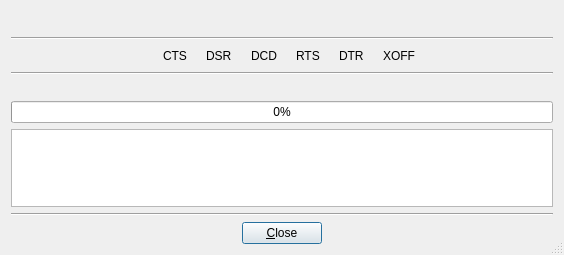
<?xml version="1.0" encoding="UTF-8"?>
<ui version="4.0">
 <class>SerialTransmissionDialog</class>
 <widget class="QDialog" name="SerialTransmissionDialog">
  <property name="windowModality">
   <enum>Qt::NonModal</enum>
  </property>
  <property name="geometry">
   <rect>
    <x>0</x>
    <y>0</y>
    <width>564</width>
    <height>255</height>
   </rect>
  </property>
  <property name="windowIcon">
   <iconset resource="../../../application.qrc">
    <normaloff>:/images/serial.png</normaloff>:/images/serial.png</iconset>
  </property>
  <property name="sizeGripEnabled">
   <bool>true</bool>
  </property>
  <layout class="QVBoxLayout" name="verticalLayout">
   <item>
    <layout class="QHBoxLayout" name="horizontalLayout_2">
     <item>
      <spacer name="horizontalSpacer_6">
       <property name="orientation">
        <enum>Qt::Horizontal</enum>
       </property>
       <property name="sizeHint" stdset="0">
        <size>
         <width>40</width>
         <height>20</height>
        </size>
       </property>
      </spacer>
     </item>
     <item>
      <widget class="QLabel" name="connected1Label">
       <property name="toolTip">
        <string>Settings name</string>
       </property>
       <property name="text">
        <string/>
       </property>
      </widget>
     </item>
     <item>
      <widget class="QLabel" name="connectedLabel"/>
     </item>
     <item>
      <spacer name="horizontalSpacer_5">
       <property name="orientation">
        <enum>Qt::Horizontal</enum>
       </property>
       <property name="sizeHint" stdset="0">
        <size>
         <width>40</width>
         <height>20</height>
        </size>
       </property>
      </spacer>
     </item>
    </layout>
   </item>
   <item>
    <widget class="Line" name="line">
     <property name="orientation">
      <enum>Qt::Horizontal</enum>
     </property>
    </widget>
   </item>
   <item>
    <layout class="QHBoxLayout" name="horizontalLayout_3">
     <item>
      <spacer name="horizontalSpacer_3">
       <property name="orientation">
        <enum>Qt::Horizontal</enum>
       </property>
       <property name="sizeType">
        <enum>QSizePolicy::MinimumExpanding</enum>
       </property>
       <property name="sizeHint" stdset="0">
        <size>
         <width>5</width>
         <height>20</height>
        </size>
       </property>
      </spacer>
     </item>
     <item>
      <widget class="QLabel" name="ctsLabel">
       <property name="enabled">
        <bool>false</bool>
       </property>
       <property name="maximumSize">
        <size>
         <width>16</width>
         <height>16777215</height>
        </size>
       </property>
       <property name="toolTip">
        <string>Clear To Send</string>
       </property>
       <property name="text">
        <string/>
       </property>
       <property name="pixmap">
        <pixmap resource="../../../application.qrc">:/images/led.png</pixmap>
       </property>
      </widget>
     </item>
     <item>
      <widget class="QLabel" name="LedLabel11">
       <property name="enabled">
        <bool>true</bool>
       </property>
       <property name="toolTip">
        <string>Clear To Send</string>
       </property>
       <property name="text">
        <string>CTS</string>
       </property>
      </widget>
     </item>
     <item>
      <widget class="QLabel" name="dsrLabel">
       <property name="enabled">
        <bool>false</bool>
       </property>
       <property name="maximumSize">
        <size>
         <width>16</width>
         <height>16777215</height>
        </size>
       </property>
       <property name="toolTip">
        <string>Data Set Ready </string>
       </property>
       <property name="text">
        <string/>
       </property>
       <property name="pixmap">
        <pixmap resource="../../../application.qrc">:/images/led.png</pixmap>
       </property>
      </widget>
     </item>
     <item>
      <widget class="QLabel" name="LedLabel22">
       <property name="enabled">
        <bool>true</bool>
       </property>
       <property name="toolTip">
        <string>Data Set Ready </string>
       </property>
       <property name="text">
        <string>DSR</string>
       </property>
      </widget>
     </item>
     <item>
      <widget class="QLabel" name="dcdLabel">
       <property name="enabled">
        <bool>false</bool>
       </property>
       <property name="maximumSize">
        <size>
         <width>16</width>
         <height>16777215</height>
        </size>
       </property>
       <property name="toolTip">
        <string>Data Carrier Detect</string>
       </property>
       <property name="text">
        <string/>
       </property>
       <property name="pixmap">
        <pixmap resource="../../../application.qrc">:/images/led.png</pixmap>
       </property>
      </widget>
     </item>
     <item>
      <widget class="QLabel" name="LedLabel33">
       <property name="enabled">
        <bool>true</bool>
       </property>
       <property name="toolTip">
        <string>Data Carrier Detect</string>
       </property>
       <property name="text">
        <string>DCD</string>
       </property>
      </widget>
     </item>
     <item>
      <widget class="QLabel" name="rtsLabel">
       <property name="enabled">
        <bool>false</bool>
       </property>
       <property name="maximumSize">
        <size>
         <width>16</width>
         <height>16777215</height>
        </size>
       </property>
       <property name="toolTip">
        <string>Request To Send</string>
       </property>
       <property name="text">
        <string/>
       </property>
       <property name="pixmap">
        <pixmap resource="../../../application.qrc">:/images/led.png</pixmap>
       </property>
      </widget>
     </item>
     <item>
      <widget class="QLabel" name="LedLabel44">
       <property name="enabled">
        <bool>true</bool>
       </property>
       <property name="toolTip">
        <string>Request To Send</string>
       </property>
       <property name="text">
        <string>RTS</string>
       </property>
      </widget>
     </item>
     <item>
      <widget class="QLabel" name="dtrLabel">
       <property name="enabled">
        <bool>false</bool>
       </property>
       <property name="maximumSize">
        <size>
         <width>16</width>
         <height>16777215</height>
        </size>
       </property>
       <property name="toolTip">
        <string>Data Terminal Ready</string>
       </property>
       <property name="statusTip">
        <string/>
       </property>
       <property name="text">
        <string/>
       </property>
       <property name="pixmap">
        <pixmap resource="../../../application.qrc">:/images/led.png</pixmap>
       </property>
      </widget>
     </item>
     <item>
      <widget class="QLabel" name="LedLabel55_2">
       <property name="enabled">
        <bool>true</bool>
       </property>
       <property name="toolTip">
        <string>Data Terminal Ready</string>
       </property>
       <property name="text">
        <string>DTR</string>
       </property>
      </widget>
     </item>
     <item>
      <widget class="QLabel" name="xoff1Label">
       <property name="enabled">
        <bool>false</bool>
       </property>
       <property name="sizePolicy">
        <sizepolicy hsizetype="Fixed" vsizetype="Fixed">
         <horstretch>0</horstretch>
         <verstretch>0</verstretch>
        </sizepolicy>
       </property>
       <property name="maximumSize">
        <size>
         <width>16</width>
         <height>16777215</height>
        </size>
       </property>
       <property name="toolTip">
        <string>Data Terminal Ready</string>
       </property>
       <property name="statusTip">
        <string/>
       </property>
       <property name="text">
        <string/>
       </property>
       <property name="pixmap">
        <pixmap resource="../../../application.qrc">:/images/led.png</pixmap>
       </property>
      </widget>
     </item>
     <item>
      <widget class="QLabel" name="xoffLabel">
       <property name="enabled">
        <bool>true</bool>
       </property>
       <property name="toolTip">
        <string>Data Terminal Ready</string>
       </property>
       <property name="text">
        <string>XOFF</string>
       </property>
      </widget>
     </item>
     <item>
      <spacer name="horizontalSpacer_7">
       <property name="orientation">
        <enum>Qt::Horizontal</enum>
       </property>
       <property name="sizeHint" stdset="0">
        <size>
         <width>40</width>
         <height>20</height>
        </size>
       </property>
      </spacer>
     </item>
    </layout>
   </item>
   <item>
    <widget class="Line" name="line_5">
     <property name="orientation">
      <enum>Qt::Horizontal</enum>
     </property>
    </widget>
   </item>
   <item>
    <layout class="QHBoxLayout" name="horizontalLayout_4">
     <item>
      <widget class="QLabel" name="modeLabel">
       <property name="sizePolicy">
        <sizepolicy hsizetype="Minimum" vsizetype="Preferred">
         <horstretch>0</horstretch>
         <verstretch>0</verstretch>
        </sizepolicy>
       </property>
       <property name="text">
        <string/>
       </property>
      </widget>
     </item>
     <item>
      <widget class="QLabel" name="label">
       <property name="sizePolicy">
        <sizepolicy hsizetype="Expanding" vsizetype="Preferred">
         <horstretch>0</horstretch>
         <verstretch>0</verstretch>
        </sizepolicy>
       </property>
       <property name="text">
        <string/>
       </property>
      </widget>
     </item>
    </layout>
   </item>
   <item>
    <widget class="QProgressBar" name="progressBar">
     <property name="value">
      <number>0</number>
     </property>
    </widget>
   </item>
   <item>
    <widget class="QPlainTextEdit" name="plainTextEdit">
     <property name="sizePolicy">
      <sizepolicy hsizetype="Expanding" vsizetype="Expanding">
       <horstretch>0</horstretch>
       <verstretch>0</verstretch>
      </sizepolicy>
     </property>
     <property name="font">
      <font>
       <family>Courier 10 Pitch</family>
       <pointsize>9</pointsize>
      </font>
     </property>
     <property name="autoFillBackground">
      <bool>false</bool>
     </property>
     <property name="sizeAdjustPolicy">
      <enum>QAbstractScrollArea::AdjustIgnored</enum>
     </property>
     <property name="undoRedoEnabled">
      <bool>false</bool>
     </property>
     <property name="lineWrapMode">
      <enum>QPlainTextEdit::NoWrap</enum>
     </property>
     <property name="readOnly">
      <bool>true</bool>
     </property>
     <property name="plainText">
      <string/>
     </property>
    </widget>
   </item>
   <item>
    <widget class="Line" name="bottomLine">
     <property name="orientation">
      <enum>Qt::Horizontal</enum>
     </property>
    </widget>
   </item>
   <item>
    <layout class="QHBoxLayout" name="horizontalLayout">
     <item>
      <spacer name="horizontalSpacer_2">
       <property name="orientation">
        <enum>Qt::Horizontal</enum>
       </property>
       <property name="sizeHint" stdset="0">
        <size>
         <width>40</width>
         <height>20</height>
        </size>
       </property>
      </spacer>
     </item>
     <item>
      <widget class="QPushButton" name="cancelButton">
       <property name="text">
        <string>&amp;Close</string>
       </property>
       <property name="icon">
        <iconset resource="../../../application.qrc">
         <normaloff>:/images/cancel.png</normaloff>:/images/cancel.png</iconset>
       </property>
       <property name="autoDefault">
        <bool>true</bool>
       </property>
       <property name="default">
        <bool>true</bool>
       </property>
      </widget>
     </item>
     <item>
      <spacer name="horizontalSpacer">
       <property name="orientation">
        <enum>Qt::Horizontal</enum>
       </property>
       <property name="sizeHint" stdset="0">
        <size>
         <width>40</width>
         <height>20</height>
        </size>
       </property>
      </spacer>
     </item>
    </layout>
   </item>
  </layout>
 </widget>
 <resources>
  <include location="../../../application.qrc"/>
 </resources>
 <connections/>
</ui>
